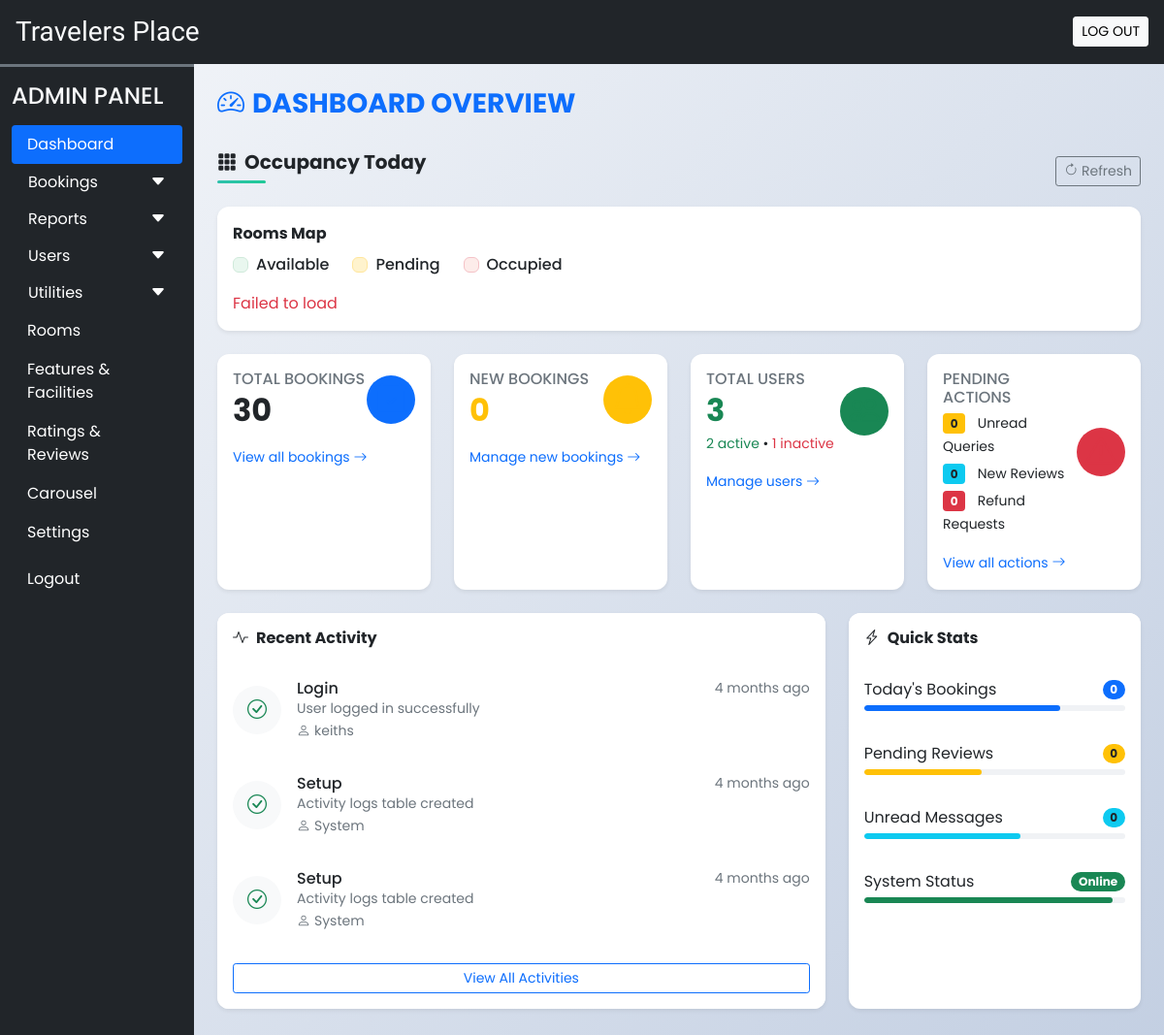
The app's page /admin/dashboard.php (signed in), older data.
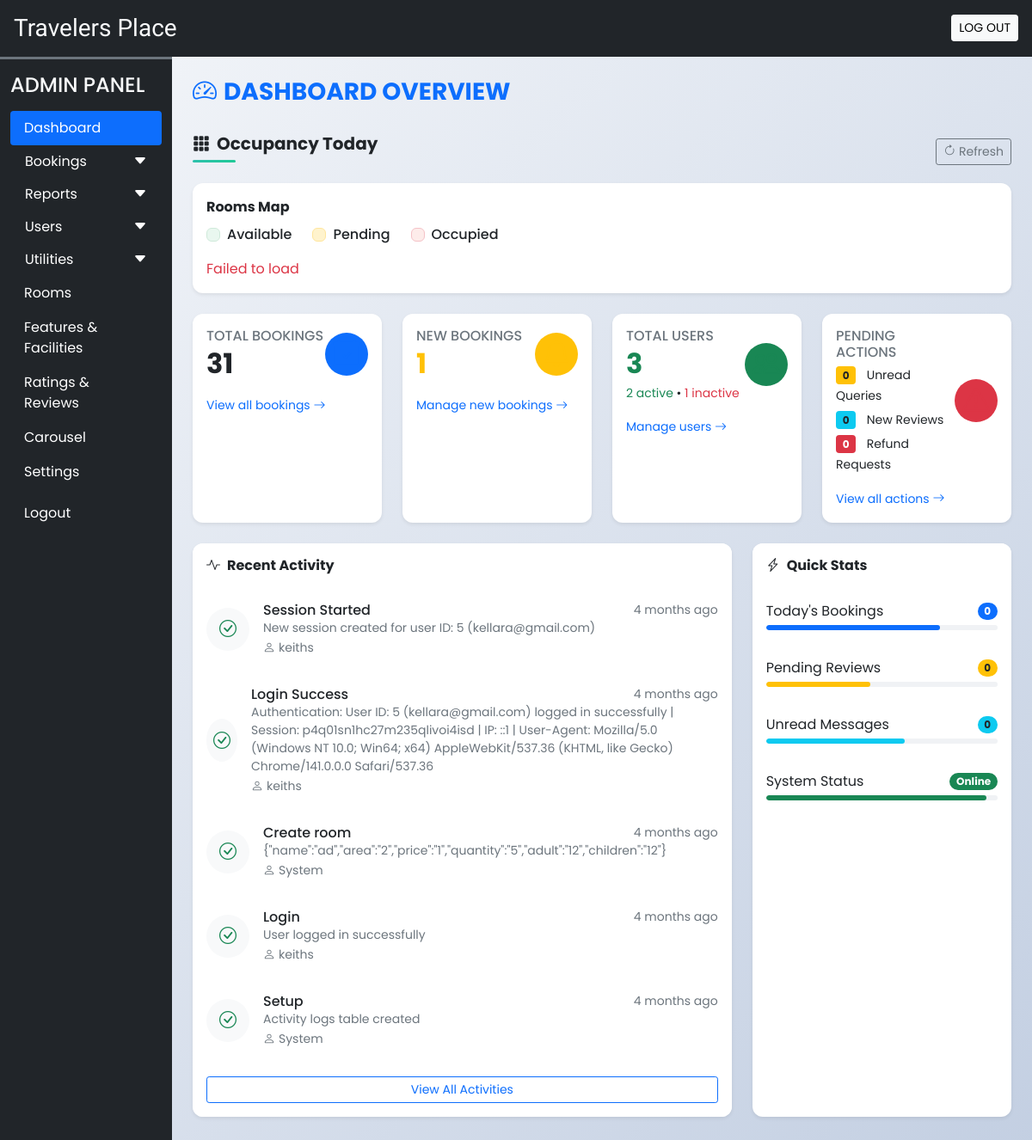
The same page, newer data.
### tables this page shows
CREATE TABLE `activity_logs` (
  `id` int(11) NOT NULL AUTO_INCREMENT,
  `user_id` int(11) DEFAULT NULL,
  `user_name` varchar(100) NOT NULL,
  `action` varchar(100) NOT NULL,
  `details` text DEFAULT NULL,
  `ip_address` varchar(45) DEFAULT NULL,
  `user_agent` text DEFAULT NULL,
  `created_at` timestamp NOT NULL DEFAULT current_timestamp(),
  PRIMARY KEY (`id`),
  KEY `idx_user_id` (`user_id`),
  KEY `idx_created_at` (`created_at`)
);

### admin/dashboard.php (the view, shortened to what the changed rows need)
<!DOCTYPE html>
<html lang="en">
<head>
  <?php require('inc/links.php'); ?>
</head>
<body class="bg-light">
  <?php
    function time_elapsed_string($datetime, $full = false) {
        $now = new DateTime;
        $ago = new DateTime($datetime);
        $diff = $now->diff($ago);
        $string = [
            'y' => 'year',
            'm' => 'month',
            'd' => 'day',
            'h' => 'hour',
            'i' => 'minute',
            's' => 'second',
        ];
        foreach ($string as $k => &$v) {
            if ($diff->$k) {
                $v = $diff->$k . ' ' . $v . ($diff->$k > 1 ? 's' : '');
            } else {
                unset($string[$k]);
            }
        }
        if (!$full) $string = array_slice($string, 0, 1);
        return $string ? implode(', ', $string) . ' ago' : 'just now';
    }
    $current_bookings = mysqli_fetch_assoc(mysqli_query($con,"SELECT
      COUNT(CASE WHEN booking_status='booked' AND arrival=0 THEN 1 END) AS `new_bookings`,
      COUNT(CASE WHEN booking_status='cancelled' AND refund=0 THEN 1 END) AS `refund_bookings`
      FROM `booking_order`"));
    $current_users = mysqli_fetch_assoc(mysqli_query($con,"SELECT
      COUNT(id) AS `total`,
      COUNT(CASE WHEN `status`=1 THEN 1 END) AS `active`,
      COUNT(CASE WHEN `status`=0 THEN 1 END) AS `inactive`,
      COUNT(CASE WHEN `is_verified`=0 THEN 1 END) AS `unverified`
      FROM `user_cred`"));
  ?>
  <div class="container-fluid" id="main-content">
    <div class="row">
      <div class="col-lg-10 ms-auto p-4 overflow-hidden">
        <div class="row g-4 mb-4">
          <div class="col-xl-3 col-md-6">
            <div class="card border-0 shadow-sm h-100">
              <div class="card-body">
                <div class="d-flex justify-content-between align-items-center">
                  <div>
                    <h6 class="text-uppercase text-muted mb-1">Total Bookings</h6>
                    <h2 class="mb-0 fw-bold"><?php
                      $total_bookings = mysqli_fetch_assoc(mysqli_query($con,"SELECT COUNT(*) as count FROM `booking_order`"));
                      echo $total_bookings['count'];
                    ?></h2>
                  </div>
                </div>
              </div>
            </div>
          </div>
          <div class="col-xl-3 col-md-6">
            <div class="card border-0 shadow-sm h-100">
              <div class="card-body">
                <div class="d-flex justify-content-between align-items-center">
                  <div>
                    <h6 class="text-uppercase text-muted mb-1">New Bookings</h6>
                    <h2 class="mb-0 fw-bold text-warning"><?php echo $current_bookings['new_bookings']; ?></h2>
                  </div>
                </div>
              </div>
            </div>
          </div>
          <div class="col-xl-3 col-md-6">
            <div class="card border-0 shadow-sm h-100">
              <div class="card-body">
                <div class="d-flex justify-content-between align-items-center">
                  <div>
                    <h2 class="mb-0 fw-bold text-success"><?php echo $current_users['total']; ?></h2>
                  </div>
                </div>
              </div>
            </div>
          </div>
        </div>
        <div class="row g-4 mb-4">
          <div class="col-lg-8">
            <div class="card border-0 shadow-sm h-100">
              <div class="card-body p-0">
                <?php
                $recent_activities = [];
                $recent_activities_query = mysqli_query($con, "SELECT * FROM `activity_logs` ORDER BY `created_at` DESC LIMIT 5");
                if($recent_activities_query) {
                    while($row = mysqli_fetch_assoc($recent_activities_query)) {
                        $recent_activities[] = $row;
                    }
                }
                if(!empty($recent_activities)):
                  echo '<div class="list-group list-group-flush">';
                  foreach($recent_activities as $activity) {
                    $time_ago = time_elapsed_string($activity['created_at']);
                    $icon = strpos($activity['action'], 'Failed') !== false ? 'text-danger bi-x-circle' : 'text-success bi-check-circle';
                    echo "
                    <div class='list-group-item border-0 py-3'>
                      <div class='d-flex align-items-center'>
                        <div class='icon-shape bg-light rounded-circle p-2 me-3'>
                          <i class='bi $icon fs-5'></i>
                        </div>
                        <div class='flex-grow-1'>
                          <div class='d-flex justify-content-between align-items-center'>
                            <h6 class='mb-0'>{$activity['action']}</h6>
                            <small class='text-muted'>{$time_ago}</small>
                          </div>
                          <p class='mb-0 small text-muted'>{$activity['details']}</p>
                          <small class='text-muted'><i class='bi bi-person me-1'></i>{$activity['user_name']}</small>
                        </div>
                      </div>
                    </div>";
                  }
                  echo '</div>';
                endif;
                ?>
              </div>
            </div>
          </div>
        </div>
      </div>
    </div>
  </div>
</body>
</html>

Row changes from the older to the newer data that the page shows:
no longer on this page (row unchanged): activity_logs: action "Setup", created_at "4 months ago", details "Activity logs table created", user_name "System"
added activity_logs: action "Session Started", created_at "4 months ago", details "New session created for user ID: 5 (kellara@gmail.com)", user_name "keiths"
added activity_logs: action "Login Success", created_at "4 months ago", details "Authentication: User ID: 5 (kellara@gmail.com) logged in successfully | Session: p4q01sn1hc27m235qlivoi4isd | IP: ::1 | User-Agent: Mozilla/5.0 (Windows NT 10.0; Win64; x64) AppleWebKit/537.36 (KHTML, like Gecko) Chrome/141.0.0.0 Safari/537.36", user_name "keiths"
added activity_logs: action "Create room", created_at "4 months ago", details "{\"name\":\"ad\",\"area\":\"2\",\"price\":\"1\",\"quantity\":\"5\",\"adult\":\"12\",\"children\":\"12\"}", user_name "System"
Text that changed along with them:
$total_bookings['count']: "30" → "31"
$current_bookings['new_bookings']: "0" → "1"
